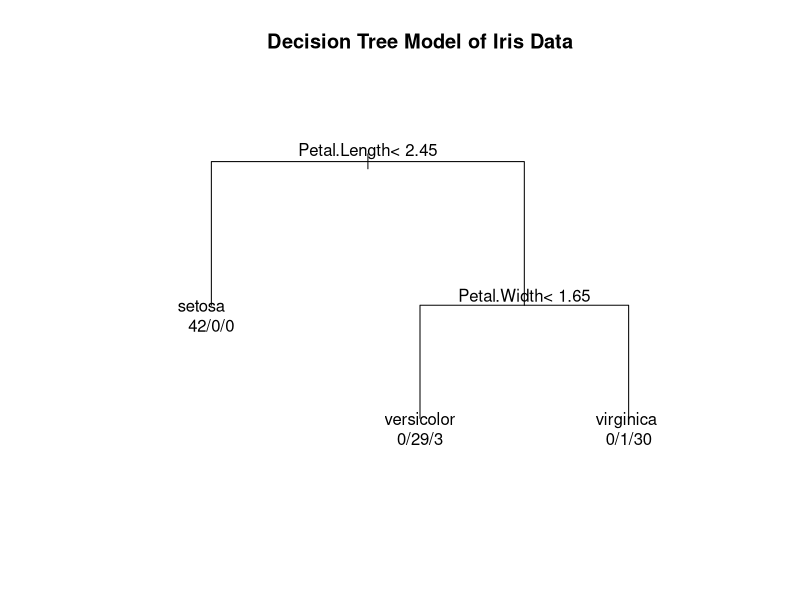

The R script that drew this image:
###################################################################################
## This code is part of Data Science Dojo's bootcamp
## Copyright (C) 2015~2016

## Objective: Machine learning of iris species classification with decision tree
## Data source: iris data set (included in R)
## Please install "rpart" package: install.packages("rpart")
## Please install "party" package: install.packages("party")
###################################################################################

## load the library
library(rpart)

## DATA EXPLORATION
## load the iris data in R
data(iris)
## explore the data set
str(iris)
dim(iris)
summary(iris)

## BUILD MODEL
## randomly choose 70% of the data set as training data
set.seed(777)
train.index <- sample(1:nrow(iris), 0.7*nrow(iris))
iris.train <- iris[train.index,]
dim(iris.train)
## select the 30% left as the testing data
iris.test <- iris[-train.index,]
dim(iris.test)

# Default decision tree model
    # Builds a decision tree from the iris dataset to predict
    # species given all other columns as predictors
iris.tree <- rpart(Species~.,data=iris.train)

# Reports the model
print(iris.tree)

## VISUALIZE THE MODEL
## plot the tree structure
plot(iris.tree, margin=c(.25))
title(main = "Decision Tree Model of Iris Data")
text(iris.tree, use.n = TRUE)
## print the tree structure
summary(iris.tree)

## MODEL EVALUATION
## make prediction using decision model
iris.predictions <- predict(iris.tree, iris.test, type = "class")
head(iris.predictions)

## Comparison table
iris.comparison <- iris.test
iris.comparison$Predictions <- iris.predictions
iris.comparison[ , c("Species", "Predictions")]

## View misclassified rows
disagreement.index <- iris.comparison$Species != iris.comparison$Predictions
iris.comparison[disagreement.index,]

## If instead you wanted probabilities.
# iris.predictions <- predict(iris.tree, iris.test, type = "class")

## Extract the test data species to build the confusion matrix
iris.confusion <- table(iris.predictions, iris.test$Species)
print(iris.confusion)

## calculate accuracy, precision, recall, F1
iris.accuracy <- sum(diag(iris.confusion)) / sum(iris.confusion)
print(iris.accuracy)

iris.precision <- iris.confusion[2,2] / sum(iris.confusion[2,])
print(iris.precision)

iris.recall <- iris.confusion[2,2] / sum(iris.confusion[,2])
print(iris.recall)

iris.f1 <- 2 * iris.precision * iris.recall / (iris.precision + iris.recall)
print(iris.f1)


#### Parameter Tuning ####

## Setting control parameters for rpart
## Check ?rpart.control for what the parameters do
tree.params <- rpart.control(minsplit=20, minbucket=7, maxdepth=30, cp=0.01)

## Fit decision model to training set
## Use parameters from above and Gini index for splitting
iris.tree <- rpart(Species ~ ., data = iris.train, 
                       control=tree.params, parms=list(split="gini"))

### Regression Decision Tree ####
# Use method as "anova" as a parameter.
iris.tree <- rpart(Petal.Length ~ ., data = iris.train, method="anova")

## EXERCISE
## Another library called "party" can be also used to build decision trees.
## It provides nonparametric regression trees for nominal, ordinal,
## numeric, censored, and multivariate responses. Tree growth is based on statistical 
## stopping rules, so pruning should not be required. 
## party manual: http://cran.r-project.org/web/packages/party/party.pdf
## Instead of rpart(), try to use ctree() in "party" for the same data. 
## They implement a different algorithm for building the tree. 
## But for this small amount of data, do these different functions (with different algorithms) 
## actually give us different trees?